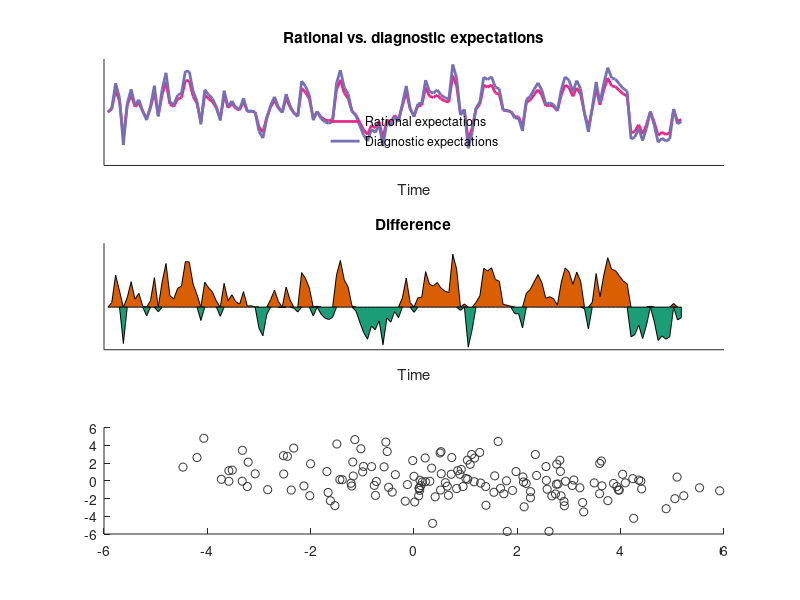

Source code (MATLAB): (Note: this script raises an error after producing the figure.)
%% "Diagnostic Expectations and Credit Cycles" 
%% by Pedro Bordalo, Nicola Gennaioli, Andrei Shleifer (2015)


close all
clear all
clc


%% Set parameters
T = 150;
b = 0.7;
sigma = 1;
theta = 1;


%% Get draws of omega
omega = nan(T, 1);
omega(1) = 0; % omega_0

epsilon = 2*randn(T, 1);

for t=2:T
    omega(t) = b*(omega(t-1)) + epsilon(t);
end

%% Calculate expectations of omega
rat_exp = b * omega(1:end-1);
assert( length(rat_exp) + 1 == length(omega) ) % check dimensions

diagn_exp = b * omega(1:end-1) * (1 + theta * (1 - b));
assert( length(diagn_exp) + 1 == length(omega) ) % check dimensions


%% Need these for the plot
forecast_error = omega(2:end) - diagn_exp;

dexp = diagn_exp - rat_exp;

dpos = zeros(T-1, 1);
dpos(dexp > 0) = dexp(dexp > 0);

dneg = zeros(T-1, 1);
dneg(dexp < 0) = dexp(dexp < 0);


%% Make a plot (Figure 2 in paper)
f = figure;

subplot(3, 1, 1)
plot(rat_exp, 'Linewidth', 2, 'Color', [0.9059, 0.1608, 0.5412])
hold on
plot(diagn_exp, 'Linewidth', 2, 'Color', [0.4588, 0.4392, 0.7020])
xlabel('Time')
legend('Rational expectations', 'Diagnostic expectations', 'Location', ...
    'South')
legend boxoff   
set(gca, 'XTick', []);
set(gca, 'YTick', []);
title('Rational vs. diagnostic expectations')
box off

subplot(3, 1, 2)
a = area([dpos, zeros(T-1, 1)]);
h = get(a, 'children');
set(h{1}, 'FaceColor', [0.8510, 0.3725, 0.0078]);
xlabel('Time')
hold on
a = area([dneg, zeros(T-1, 1)], 'FaceColor', 'green', 'FaceColor', 'green');
h = get(a, 'children');
set(h{1}, 'FaceColor', [0.1059, 0.6196, 0.4667]);
set(gca, 'XTick', []);
set(gca, 'YTick', []);
title('Difference')
box off

subplot(3, 1, 3)
scatter(omega(1:end-1), forecast_error, 'MarkerEdgeColor', [0.2, 0.2, 0.2])
lsline % trend line
title('In bad times: positive forecast errors')
xlabel('$\omega_t$', 'Interpreter', 'LaTex')
ylabel('$\omega_{t+1} - E_t^\theta [\omega_{t+1}]$', 'Interpreter', 'LaTex')
set(gca, 'XTick', []);
set(gca, 'YTick', []);
box off

set(gca,'FontSize', 14) % change default font size of axis labels


%% Reposition the figure
% -----------------------------------------------------------------------
set(gcf, 'Position', [100 200 1000 530]) % in vector: left bottom width height

set(f, 'Units', 'Inches');
pos = get(f, 'Position');

set(f, 'PaperPositionMode', 'Auto', 'PaperUnits', ...
    'Inches', 'PaperSize', [pos(3), pos(4)])


%% Export to pdf
% -----------------------------------------------------------------------
print(f, 'diagn_beliefs_fig2.pdf', '-dpdf', '-r0')


%% Save figure as JPG
% -----------------------------------------------------------------------
saveas(f, 'diagn_beliefs_fig2.jpg')
